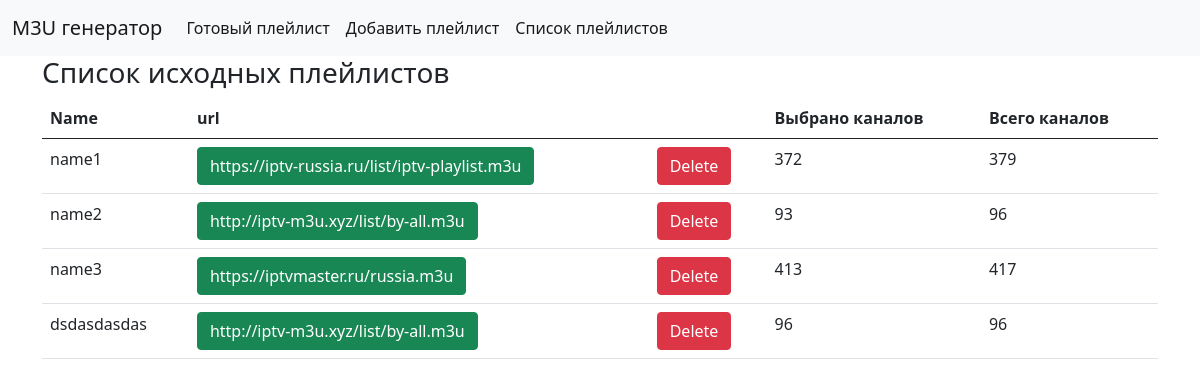
Page /list/ on the committed database.
### m3uservers/models.py (models this page shows)
class ListServers(models.Model):
    idServer = models.IntegerField()
    nameServer = models.CharField(max_length=1024)
    urlServer = models.CharField(max_length=1024)
    contentm3u2 = models.CharField(max_length=50000, default='')

### m3uservers/views.py (the view)
# urls.py: path('list/', listM3U, name='listM3U'),
def listM3U(request): # Список исходных плейлистов
    serversList = ListServers.objects.all()
    serverList=[]
    for server in serversList:
        countAll = Canal.objects.filter(idm3u=server.idServer).count() # Количество каналов в списке
        countChecked = Canal.objects.filter(idm3u=server.idServer, checkedForOutput = True).count() # количество отмеченных каналов
        serverList.append([server.idServer,
                           server.nameServer,
                           server.urlServer,
                           countChecked,
                           countAll
                        ])
    context = {
        'serverList': serverList,
    }
    return render(request, 'm3uList.html', context)

### templates/m3uList.html (shortened to what this page needs)
{% extends 'base.html' %}
{% block content %}
<h3>Список исходных плейлистов</h3>
<table class="table">
    <thead>
        <tr>
            <th scope="col">Name</th>
            <th scope="col">url</th>
            <th scope="col"></th>
            <th scope="col">Выбрано каналов</th>
            <th scope="col">Всего каналов</th>
        </tr>
    </thead>
    <tbody>
        {% for server in serverList %}
        <tr>
            <td scope="row">{{ server.1 }}</td>
            <td scope="row">
                <form action="{% url 'updateList' server.0 %}" method="post">
                    <input class="btn btn-md btn-success" value="{{ server.2 }}" type="submit">
                </form>
            </td>
            <td scope="row">
                <a class="btn btn-md btn-danger" href="{% url 'delete' server.0 %}">Delete</a>
            </td>
            <td scope="row">{{ server.3 }}</td>
            <td scope="row">{{ server.4 }}</td>
        </tr>
        {% endfor %}
    </tbody>
</table>
{% endblock %}

### rows in the picture
ListServers: nameServer "name1", urlServer "https://iptv-russia.ru/list/iptv-playlist.m3u"
ListServers: nameServer "name2", urlServer "http://iptv-m3u.xyz/list/by-all.m3u"
ListServers: nameServer "name3", urlServer "https://iptvmaster.ru/russia.m3u"
ListServers: nameServer "dsdasdasdas", urlServer "http://iptv-m3u.xyz/list/by-all.m3u"

### other values in the picture
{{ server.3 }} "372" "93" "413" "96"
{{ server.4 }} "379" "96" "417" "96"
